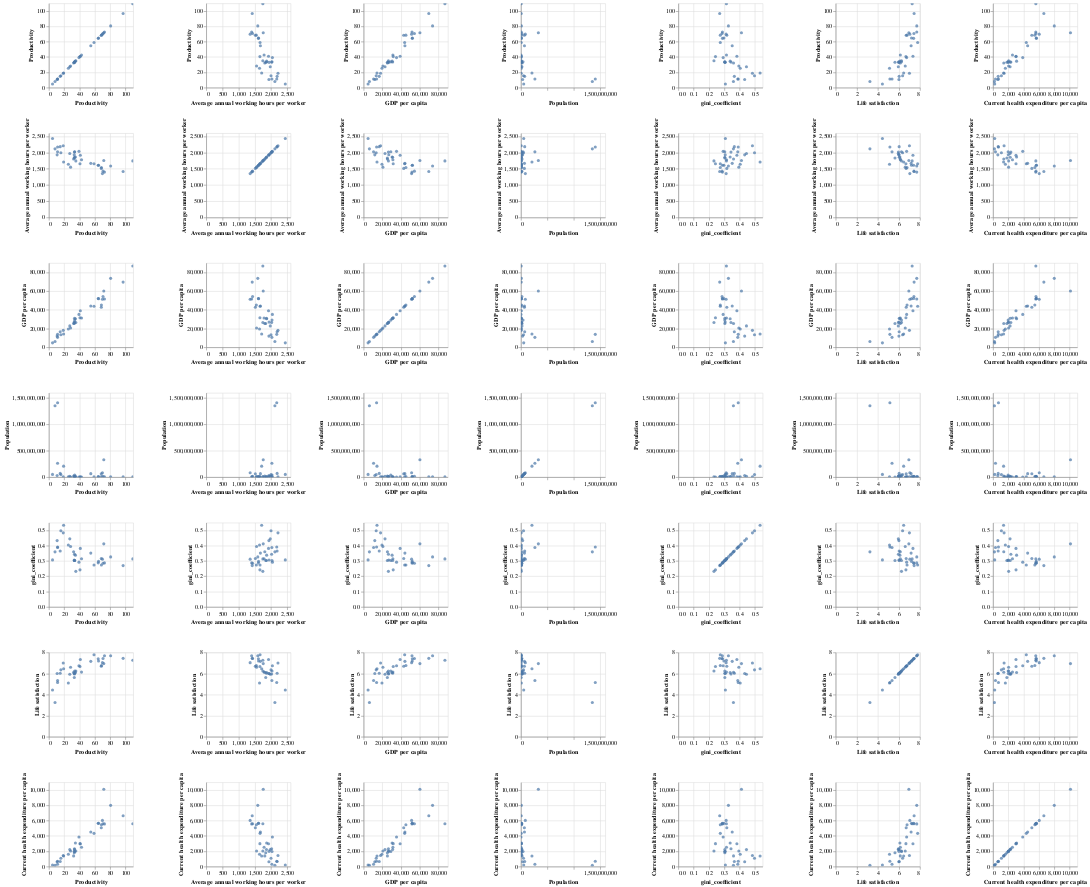

Source (notebook cell):
### Code cell
alt.Chart(df_train).mark_circle().encode(
    alt.X(alt.repeat("column"), type='quantitative'),
    alt.Y(alt.repeat("row"), type='quantitative')
).properties(
    width=150,
    height=150
).repeat(
    row=['Productivity', 'Average annual working hours per worker', 'GDP per capita', 'Population','gini_coefficient','Life satisfaction','Current health expenditure per capita'],
    column=['Productivity', 'Average annual working hours per worker', 'GDP per capita', 'Population','gini_coefficient','Life satisfaction','Current health expenditure per capita']
).interactive()

### Figure 1 — Vega-Lite specification as saved in the notebook (floating-point values rounded to 4 significant figures)
{"config": {"view": {"continuousWidth": 400, "continuousHeight": 300}}, "repeat": {"column": ["Productivity", "Average annual working hours per worker", "GDP per capita", "Population", "gini_coefficient", "Life satisfaction", "Current health expenditure per capita"], "row": ["Productivity", "Average annual working hours per worker", "GDP per capita", "Population", "gini_coefficient", "Life satisfaction", "Current health expenditure per capita"]}, "spec": {"data": {"name": "data-5a5f0f23ea21a0895c3f5b434a197e41"}, "mark": "circle", "encoding": {"x": {"field": {"repeat": "column"}, "type": "quantitative"}, "y": {"field": {"repeat": "row"}, "type": "quantitative"}}, "height": 150, "selection": {"selector004": {"type": "interval", "bind": "scales", "encodings": ["x", "y"]}}, "width": 150}, "$schema": "https://vega.github.io/schema/vega-lite/v4.17.0.json", "datasets": {"data-5a5f0f23ea21a0895c3f5b434a197e41": [{"Average annual working hours per worker": 2212.0, "GDP per capita": 18130.0, "Population": 4993849, "gini_coefficient": 0.4835, "Life satisfaction": 6.998, "Current health expenditure per capita": 1440.0, "Productivity": 18.73}, {"Average annual working hours per worker": 1644.0, "GDP per capita": 19580.0, "Population": 7182430, "gini_coefficient": 0.4038, "Life satisfaction": 5.108, "Current health expenditure per capita": 1608.0, "Productivity": 25.39}, {"Average annual working hours per worker": 2174.0, "GDP per capita": 13850.0, "Population": 1410275968, "gini_coefficient": 0.3908, "Life satisfaction": 5.144, "Current health expenditure per capita": 706.4, "Productivity": 11.36}, {"Average annual working hours per worker": 1609.0, "GDP per capita": 52030.0, "Population": 10058191, "gini_coefficient": 0.2877, "Life satisfaction": 7.398, "Current health expenditure per capita": 5656.0, "Productivity": 64.34}, {"Average annual working hours per worker": 2028.0, "GDP per capita": 29050.0, "Population": 38532816, "gini_coefficient": 0.303, "Life satisfaction": 6.242, "Current health expenditure per capita": 1972.0, "Productivity": 33.66}, {"Average annual working hours per worker": 1857.0, "GDP per capita": 30980.0, "Population": 1317550, "gini_coefficient": 0.3036, "Life satisfaction": 6.035, "Current health expenditure per capita": 2242.0, "Productivity": 33.49}, {"Average annual working hours per worker": 2017.0, "GDP per capita": 26480.0, "Population": 10692230, "gini_coefficient": 0.3435, "Life satisfaction": 5.952, "Current health expenditure per capita": 2326.0, "Productivity": 33.36}, {"Average annual working hours per worker": 1670.0, "GDP per capita": 44090.0, "Population": 66064808, "gini_coefficient": 0.3515, "Life satisfaction": 7.157, "Current health expenditure per capita": 4516.0, "Productivity": 54.68}, {"Average annual working hours per worker": 1514.0, "GDP per capita": 42820.0, "Population": 64144092, "gini_coefficient": 0.3163, "Life satisfaction": 6.69, "Current health expenditure per capita": 5060.0, "Productivity": 68.37}, {"Average annual working hours per worker": 1835.0, "GDP per capita": 25360.0, "Population": 4192468, "gini_coefficient": 0.3035, "Life satisfaction": 5.626, "Current health expenditure per capita": 1804.0, "Productivity": 33.16}, {"Average annual working hours per worker": 1354.0, "GDP per capita": 51250.0, "Population": 82624368, "gini_coefficient": 0.312, "Life satisfaction": 7.035, "Current health expenditure per capita": 6028.0, "Productivity": 69.85}, {"Average annual working hours per worker": 2438.0, "GDP per capita": 4763.0, "Population": 52288344, "gini_coefficient": 0.307, "Life satisfaction": 4.434, "Current health expenditure per capita": 214.6, "Productivity": 4.735}, {"Average annual working hours per worker": 1932.0, "GDP per capita": 11960.0, "Population": 31605488, "gini_coefficient": 0.4329, "Life satisfaction": 5.999, "Current health expenditure per capita": 624.0, "Productivity": 10.75}, {"Average annual working hours per worker": 1757.0, "GDP per capita": 60120.0, "Population": 329791232, "gini_coefficient": 0.4118, "Life satisfaction": 6.944, "Current health expenditure per capita": 10100.0, "Productivity": 71.64}, {"Average annual working hours per worker": 1613.0, "GDP per capita": 51950.0, "Population": 8797497, "gini_coefficient": 0.2974, "Life satisfaction": 7.195, "Current health expenditure per capita": 5641.0, "Productivity": 64.78}, {"Average annual working hours per worker": 1417.0, "GDP per capita": 69600.0, "Population": 5277396, "gini_coefficient": 0.2699, "Life satisfaction": 7.442, "Current health expenditure per capita": 6631.0, "Productivity": 96.85}, {"Average annual working hours per worker": 1430.0, "GDP per capita": 54230.0, "Population": 17207204, "gini_coefficient": 0.2854, "Life satisfaction": 7.425, "Current health expenditure per capita": 5603.0, "Productivity": 70.62}, {"Average annual working hours per worker": 1974.0, "GDP per capita": 22860.0, "Population": 18368582, "gini_coefficient": 0.4444, "Life satisfaction": 5.942, "Current health expenditure per capita": 2219.0, "Productivity": 27.26}, {"Average annual working hours per worker": 1400.0, "GDP per capita": 51670.0, "Population": 5737286, "gini_coefficient": 0.2875, "Life satisfaction": 7.693, "Current health expenditure per capita": 5573.0, "Productivity": 72.54}, {"Average annual working hours per worker": 1863.0, "GDP per capita": 30430.0, "Population": 10307528, "gini_coefficient": 0.338, "Life satisfaction": 6.095, "Current health expenditure per capita": 3072.0, "Productivity": 34.62}, {"Average annual working hours per worker": 1544.0, "GDP per capita": 45150.0, "Population": 11384491, "gini_coefficient": 0.2739, "Life satisfaction": 6.772, "Current health expenditure per capita": 5450.0, "Productivity": 68.52}, {"Average annual working hours per worker": 1590.0, "GDP per capita": 73620.0, "Population": 8451688, "gini_coefficient": 0.3268, "Life satisfaction": 7.694, "Current health expenditure per capita": 7990.0, "Productivity": 80.59}, {"Average annual working hours per worker": 2024.0, "GDP per capita": 10640.0, "Population": 264498848, "gini_coefficient": 0.3879, "Life satisfaction": 5.347, "Current health expenditure per capita": 317.6, "Productivity": 11.35}, {"Average annual working hours per worker": 1709.0, "GDP per capita": 14280.0, "Population": 208504960, "gini_coefficient": 0.5333, "Life satisfaction": 6.451, "Current health expenditure per capita": 1376.0, "Productivity": 19.19}, {"Average annual working hours per worker": 1806.0, "GDP per capita": 25420.0, "Population": 19698852, "gini_coefficient": 0.3602, "Life satisfaction": 6.13, "Current health expenditure per capita": 1399.0, "Productivity": 32.27}, {"Average annual working hours per worker": 1921.0, "GDP per capita": 38980.0, "Population": 8309256, "gini_coefficient": 0.382, "Life satisfaction": 7.332, "Current health expenditure per capita": 2992.0, "Productivity": 41.02}, {"Average annual working hours per worker": 1745.0, "GDP per capita": 26470.0, "Population": 5439418, "gini_coefficient": 0.2324, "Life satisfaction": 6.243, "Current health expenditure per capita": 2038.0, "Productivity": 35.17}, {"Average annual working hours per worker": 1784.0, "GDP per capita": 31250.0, "Population": 1208527, "gini_coefficient": 0.3142, "Life satisfaction": 6.137, "Current health expenditure per capita": 2533.0, "Productivity": 42.59}, {"Average annual working hours per worker": 1746.0, "GDP per capita": 86810.0, "Population": 4771860, "gini_coefficient": 0.3136, "Life satisfaction": 7.255, "Current health expenditure per capita": 5583.0, "Productivity": 109.5}, {"Average annual working hours per worker": 1937.0, "GDP per capita": 26910.0, "Population": 9788940, "gini_coefficient": 0.3058, "Life satisfaction": 6.0, "Current health expenditure per capita": 1989.0, "Productivity": 33.06}, {"Average annual working hours per worker": 1552.0, "GDP per capita": 20620.0, "Population": 3422205, "gini_coefficient": 0.3946, "Life satisfaction": 6.6, "Current health expenditure per capita": 2030.0, "Productivity": 28.3}, {"Average annual working hours per worker": 2117.0, "GDP per capita": 6188.0, "Population": 1354195712, "gini_coefficient": 0.3594, "Life satisfaction": 3.249, "Current health expenditure per capita": 181.5, "Productivity": 8.01}, {"Average annual working hours per worker": 1998.0, "GDP per capita": 13430.0, "Population": 48351668, "gini_coefficient": 0.4972, "Life satisfaction": 6.35, "Current health expenditure per capita": 1088.0, "Productivity": 15.63}, {"Average annual working hours per worker": 2185.0, "GDP per capita": 16670.0, "Population": 70898208, "gini_coefficient": 0.3653, "Life satisfaction": 6.022, "Current health expenditure per capita": 669.6, "Productivity": 14.75}, {"Average annual working hours per worker": 1659.0, "GDP per capita": 43830.0, "Population": 5508146, "gini_coefficient": 0.2738, "Life satisfaction": 7.78, "Current health expenditure per capita": 4339.0, "Productivity": 58.88}, {"Average annual working hours per worker": 2040.0, "GDP per capita": 35150.0, "Population": 479507, "gini_coefficient": 0.2923, "Life satisfaction": 6.733, "Current health expenditure per capita": 3873.0, "Productivity": 39.22}, {"Average annual working hours per worker": 1655.0, "GDP per capita": 31590.0, "Population": 2098396, "gini_coefficient": 0.2422, "Life satisfaction": 6.665, "Current health expenditure per capita": 2998.0, "Productivity": 40.55}]}}
